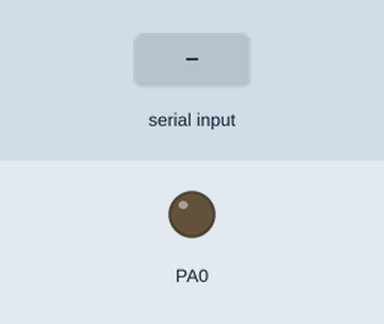
Simulated run of this program. Board: ATmega1284P, built with avr-gcc and emulated at 16 MHz (the files do not name the chip). Shown: output pins drawn as LEDs (lit = HIGH). The inputs (shaded band) are chosen by the test bench.

Above: at 1.2 s.
1.3 s: "1" received over Serial
At 2.5 s:
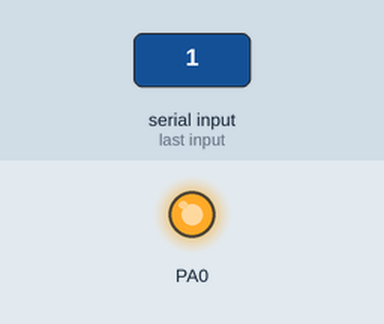
2.8 s: "0" received over Serial
At 3.9 s:
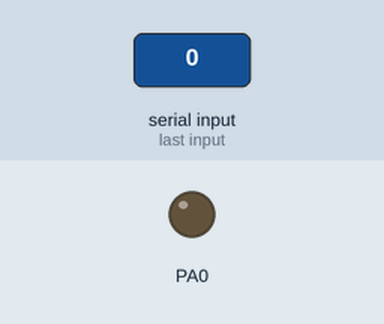
Timing chart, 0 to 5.8 s (numbered marks = the images above; inputs shaded):
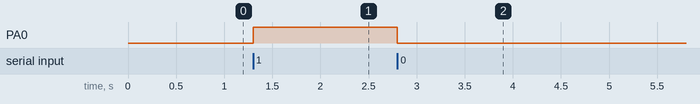

The program:

main.c
```c
#define F_CPU 16000000UL
#define BAUDRATE(x) ((F_CPU / 16 / x) - 1)
#include <avr/io.h>
#include <util/delay.h>
#include <avr/interrupt.h>

void uart_init(unsigned int baud)
{
	UBRR0H = (unsigned char)(baud >> 8);
	UBRR0L = (unsigned char)baud;
	UCSR0B = (1 << TXEN0) | (1 << RXEN0) | (1<<RXCIE0);
} // 8bit, no parity, 1 stop bit, TX enable, RX ISR enable

void uart_write(unsigned char data)
{
	while (!(UCSR0A & (1 << UDRE0)));
	// wait for sending
	UDR0 = data; // send
}

void uart_string(char* str)
{
	while (*str)
		uart_write(*str++);
}

int main(void)
{
	uart_init(BAUDRATE(9600));
	sei();

	DDRA = 0x01;
	PORTA = 0x00;
	while(1)
	{
	}
}

ISR(USART0_RX_vect)
{
	unsigned char buf = UDR0;
	buf -= '0';
	PORTA = buf;
}
```

Measured:
- after the input at 1.3 s, PA0: LOW → HIGH at once
- after the input at 2.8 s, PA0: HIGH → LOW at once
